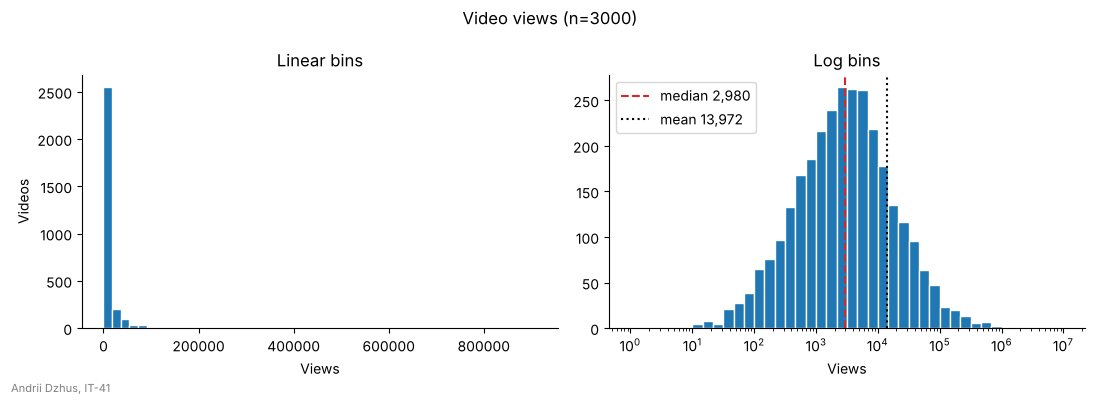

Write Python code to recreate this figure.
import matplotlib.pyplot as plt
import numpy as np

STUDENT_NAME = "Andrii Dzhus"   # ім'я та прізвище транслітерацією
STUDENT_GROUP = "IT-41"   # група

rng = np.random.default_rng(42)
# кількість переглядів відео
views = rng.lognormal(mean=8, sigma=1.8, size=3000)

fig, (ax_lin, ax_log) = plt.subplots(1, 2, figsize=(11, 4))

ax_lin.hist(views, bins=50, color="tab:blue", edgecolor="white")
ax_lin.set_title("Linear bins")
ax_lin.set_xlabel("Views")
ax_lin.set_ylabel("Videos")

# 42 логарифмічні інтервали: 43 межі від 10^0 до 10^7
log_bins = np.logspace(0, 7, 43)
ax_log.hist(views, bins=log_bins, color="tab:blue", edgecolor="white")
ax_log.set_xscale("log")

median = np.median(views)
mean = views.mean()
ax_log.axvline(median, color="tab:red", linestyle="--", label=f"median {median:,.0f}")
ax_log.axvline(mean, color="black", linestyle=":", label=f"mean {mean:,.0f}")
ax_log.set_title("Log bins")
ax_log.set_xlabel("Views")
ax_log.legend(loc="upper left")

for ax in (ax_lin, ax_log):
    ax.spines[["top", "right"]].set_visible(False)

fig.suptitle(f"Video views (n={views.size})")
fig.text(0.01, 0.02, f"{STUDENT_NAME}, {STUDENT_GROUP}", fontsize=8, color="gray")
fig.tight_layout(rect=(0, 0.02, 1, 1))

fig.savefig("task_3.png", dpi=100)
plt.show()
